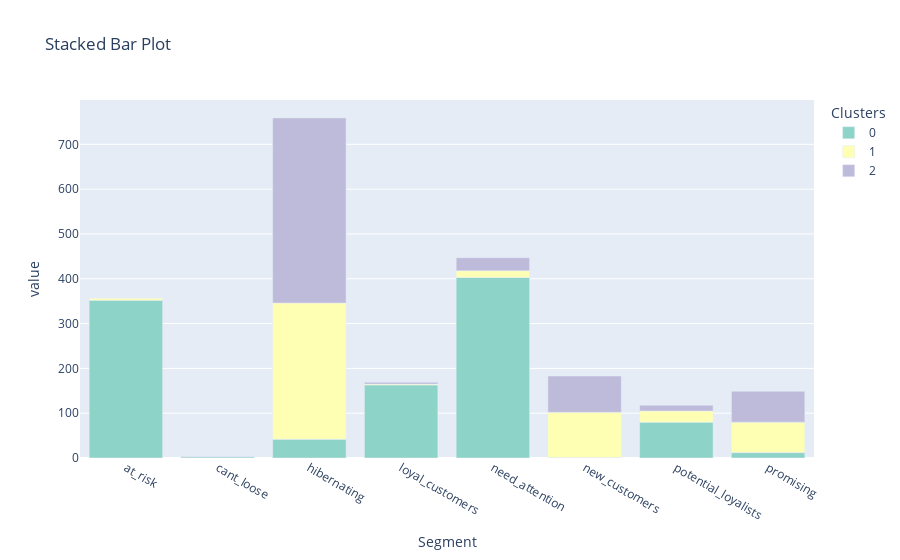

The cell this chart's notebook holds for it:
### Code cell
# Assuming 'df' is your DataFrame
grouped = df.groupby(['Clusters', 'Segment']).size().reset_index(name='Count')
pivot_table = grouped.pivot(index='Segment', columns='Clusters', values='Count').fillna(0)

# Create a stacked bar plot
fig = px.bar(pivot_table, x=pivot_table.index, y=pivot_table.columns, 
            title='Stacked Bar Plot', labels={'x': 'Clusters', 'y': 'Count'},
            color_discrete_sequence=palette)

# Show the plot
fig.show()

### Figure 1 — Plotly figure (JSON) as saved in the notebook; plotly's stock layout.template omitted (floating-point values rounded to 4 significant figures)
{"data": [{"alignmentgroup": "True", "hovertemplate": "Clusters=0<br>Segment=%{x}<br>value=%{y}<extra></extra>", "legendgroup": "0", "marker": {"color": "rgb(141,211,199)", "pattern": {"shape": ""}}, "name": "0", "offsetgroup": "0", "orientation": "v", "showlegend": true, "textposition": "auto", "type": "bar", "x": ["at_risk", "cant_loose", "hibernating", "loyal_customers", "need_attention", "new_customers", "potential_loyalists", "promising"], "xaxis": "x", "y": [352, 3, 42, 163, 403, 1, 80, 12], "yaxis": "y"}, {"alignmentgroup": "True", "hovertemplate": "Clusters=1<br>Segment=%{x}<br>value=%{y}<extra></extra>", "legendgroup": "1", "marker": {"color": "rgb(255,255,179)", "pattern": {"shape": ""}}, "name": "1", "offsetgroup": "1", "orientation": "v", "showlegend": true, "textposition": "auto", "type": "bar", "x": ["at_risk", "cant_loose", "hibernating", "loyal_customers", "need_attention", "new_customers", "potential_loyalists", "promising"], "xaxis": "x", "y": [5, 0, 304, 2, 15, 101, 25, 68], "yaxis": "y"}, {"alignmentgroup": "True", "hovertemplate": "Clusters=2<br>Segment=%{x}<br>value=%{y}<extra></extra>", "legendgroup": "2", "marker": {"color": "rgb(190,186,218)", "pattern": {"shape": ""}}, "name": "2", "offsetgroup": "2", "orientation": "v", "showlegend": true, "textposition": "auto", "type": "bar", "x": ["at_risk", "cant_loose", "hibernating", "loyal_customers", "need_attention", "new_customers", "potential_loyalists", "promising"], "xaxis": "x", "y": [0, 1, 413, 4, 29, 81, 13, 69], "yaxis": "y"}], "layout": {"barmode": "relative", "legend": {"title": {"text": "Clusters"}, "tracegroupgap": 0}, "title": {"text": "Stacked Bar Plot"}, "xaxis": {"anchor": "y", "domain": [0, 1], "title": {"text": "Segment"}}, "yaxis": {"anchor": "x", "domain": [0, 1], "title": {"text": "value"}}}}
